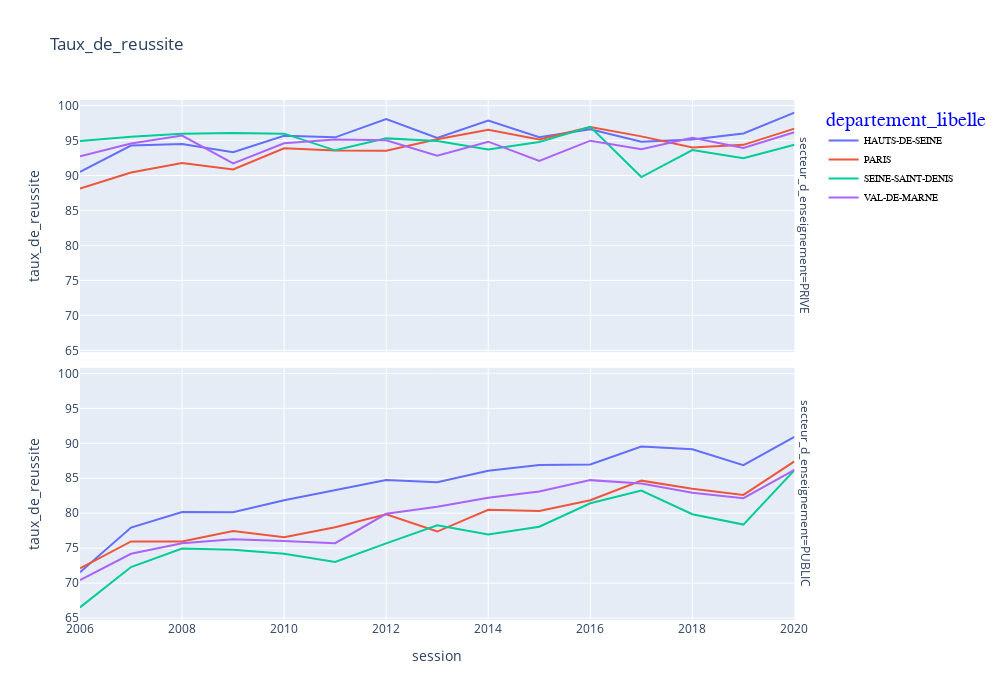

The cell this chart's notebook holds for it:
### Code cell
fig = px.line(df1_brevet.groupby(['session','departement_libelle','secteur_d_enseignement'])['taux_de_reussite'].mean().reset_index(), x="session", y="taux_de_reussite", color="departement_libelle",facet_row="secteur_d_enseignement", title='Taux_de_reussite', width=1000, height=700)
fig.update_layout(legend =dict(font = dict(family = "Courier", size = 10, color = "black")),
                  legend_title = dict(font = dict(size = 20, color = "blue")))
fig.show()

### Figure 1 — Plotly figure (JSON) as saved in the notebook; plotly's stock layout.template omitted (floating-point values rounded to 4 significant figures)
{"data": [{"hovertemplate": "departement_libelle=HAUTS-DE-SEINE<br>secteur_d_enseignement=PRIVE<br>session=%{x}<br>taux_de_reussite=%{y}<extra></extra>", "legendgroup": "HAUTS-DE-SEINE", "line": {"color": "#636efa", "dash": "solid"}, "marker": {"symbol": "circle"}, "mode": "lines", "name": "HAUTS-DE-SEINE", "orientation": "v", "showlegend": true, "type": "scatter", "x": [2006, 2007, 2008, 2009, 2010, 2011, 2012, 2013, 2014, 2015, 2016, 2017, 2018, 2019, 2020], "xaxis": "x2", "y": [90.53, 94.28, 94.52, 93.33, 95.7, 95.46, 98.08, 95.36, 97.86, 95.47, 96.61, 94.82, 95.15, 96.02, 99.0], "yaxis": "y2"}, {"hovertemplate": "departement_libelle=HAUTS-DE-SEINE<br>secteur_d_enseignement=PUBLIC<br>session=%{x}<br>taux_de_reussite=%{y}<extra></extra>", "legendgroup": "HAUTS-DE-SEINE", "line": {"color": "#636efa", "dash": "solid"}, "marker": {"symbol": "circle"}, "mode": "lines", "name": "HAUTS-DE-SEINE", "orientation": "v", "showlegend": false, "type": "scatter", "x": [2006, 2007, 2008, 2009, 2010, 2011, 2012, 2013, 2014, 2015, 2016, 2017, 2018, 2019, 2020], "xaxis": "x", "y": [71.56, 77.94, 80.16, 80.14, 81.86, 83.3, 84.75, 84.43, 86.09, 86.9, 86.96, 89.54, 89.15, 86.89, 90.93], "yaxis": "y"}, {"hovertemplate": "departement_libelle=PARIS<br>secteur_d_enseignement=PRIVE<br>session=%{x}<br>taux_de_reussite=%{y}<extra></extra>", "legendgroup": "PARIS", "line": {"color": "#EF553B", "dash": "solid"}, "marker": {"symbol": "circle"}, "mode": "lines", "name": "PARIS", "orientation": "v", "showlegend": true, "type": "scatter", "x": [2006, 2007, 2008, 2009, 2010, 2011, 2012, 2013, 2014, 2015, 2016, 2017, 2018, 2019, 2020], "xaxis": "x2", "y": [88.12, 90.43, 91.79, 90.86, 93.89, 93.58, 93.54, 95.19, 96.53, 95.16, 96.95, 95.6, 94.02, 94.38, 96.7], "yaxis": "y2"}, {"hovertemplate": "departement_libelle=PARIS<br>secteur_d_enseignement=PUBLIC<br>session=%{x}<br>taux_de_reussite=%{y}<extra></extra>", "legendgroup": "PARIS", "line": {"color": "#EF553B", "dash": "solid"}, "marker": {"symbol": "circle"}, "mode": "lines", "name": "PARIS", "orientation": "v", "showlegend": false, "type": "scatter", "x": [2006, 2007, 2008, 2009, 2010, 2011, 2012, 2013, 2014, 2015, 2016, 2017, 2018, 2019, 2020], "xaxis": "x", "y": [72.12, 75.97, 75.95, 77.47, 76.56, 78.0, 79.84, 77.38, 80.48, 80.31, 81.87, 84.66, 83.5, 82.63, 87.43], "yaxis": "y"}, {"hovertemplate": "departement_libelle=SEINE-SAINT-DENIS<br>secteur_d_enseignement=PRIVE<br>session=%{x}<br>taux_de_reussite=%{y}<extra></extra>", "legendgroup": "SEINE-SAINT-DENIS", "line": {"color": "#00cc96", "dash": "solid"}, "marker": {"symbol": "circle"}, "mode": "lines", "name": "SEINE-SAINT-DENIS", "orientation": "v", "showlegend": true, "type": "scatter", "x": [2006, 2007, 2008, 2009, 2010, 2011, 2012, 2013, 2014, 2015, 2016, 2017, 2018, 2019, 2020], "xaxis": "x2", "y": [94.93, 95.55, 95.98, 96.08, 95.99, 93.6, 95.31, 94.94, 93.71, 94.78, 96.96, 89.78, 93.64, 92.47, 94.4], "yaxis": "y2"}, {"hovertemplate": "departement_libelle=SEINE-SAINT-DENIS<br>secteur_d_enseignement=PUBLIC<br>session=%{x}<br>taux_de_reussite=%{y}<extra></extra>", "legendgroup": "SEINE-SAINT-DENIS", "line": {"color": "#00cc96", "dash": "solid"}, "marker": {"symbol": "circle"}, "mode": "lines", "name": "SEINE-SAINT-DENIS", "orientation": "v", "showlegend": false, "type": "scatter", "x": [2006, 2007, 2008, 2009, 2010, 2011, 2012, 2013, 2014, 2015, 2016, 2017, 2018, 2019, 2020], "xaxis": "x", "y": [66.53, 72.31, 74.96, 74.79, 74.22, 73.04, 75.69, 78.28, 76.95, 78.06, 81.43, 83.26, 79.86, 78.37, 86.16], "yaxis": "y"}, {"hovertemplate": "departement_libelle=VAL-DE-MARNE<br>secteur_d_enseignement=PRIVE<br>session=%{x}<br>taux_de_reussite=%{y}<extra></extra>", "legendgroup": "VAL-DE-MARNE", "line": {"color": "#ab63fa", "dash": "solid"}, "marker": {"symbol": "circle"}, "mode": "lines", "name": "VAL-DE-MARNE", "orientation": "v", "showlegend": true, "type": "scatter", "x": [2006, 2007, 2008, 2009, 2010, 2011, 2012, 2013, 2014, 2015, 2016, 2017, 2018, 2019, 2020], "xaxis": "x2", "y": [92.75, 94.59, 95.72, 91.74, 94.62, 95.17, 95.03, 92.84, 94.84, 92.09, 94.98, 93.76, 95.38, 93.95, 96.19], "yaxis": "y2"}, {"hovertemplate": "departement_libelle=VAL-DE-MARNE<br>secteur_d_enseignement=PUBLIC<br>session=%{x}<br>taux_de_reussite=%{y}<extra></extra>", "legendgroup": "VAL-DE-MARNE", "line": {"color": "#ab63fa", "dash": "solid"}, "marker": {"symbol": "circle"}, "mode": "lines", "name": "VAL-DE-MARNE", "orientation": "v", "showlegend": false, "type": "scatter", "x": [2006, 2007, 2008, 2009, 2010, 2011, 2012, 2013, 2014, 2015, 2016, 2017, 2018, 2019, 2020], "xaxis": "x", "y": [70.45, 74.2, 75.71, 76.29, 76.03, 75.71, 79.91, 80.92, 82.22, 83.11, 84.74, 84.24, 82.92, 82.14, 86.18], "yaxis": "y"}], "layout": {"annotations": [{"font": {}, "showarrow": false, "text": "secteur_d_enseignement=PUBLIC", "textangle": 90, "x": 0.98, "xanchor": "left", "xref": "paper", "y": 0.2425, "yanchor": "middle", "yref": "paper"}, {"font": {}, "showarrow": false, "text": "secteur_d_enseignement=PRIVE", "textangle": 90, "x": 0.98, "xanchor": "left", "xref": "paper", "y": 0.7575, "yanchor": "middle", "yref": "paper"}], "height": 700, "legend": {"font": {"color": "black", "family": "Courier", "size": 10}, "title": {"font": {"color": "blue", "size": 20}, "text": "departement_libelle"}, "tracegroupgap": 0}, "title": {"text": "Taux_de_reussite"}, "width": 1000, "xaxis": {"anchor": "y", "domain": [0, 0.98], "title": {"text": "session"}}, "xaxis2": {"anchor": "y2", "domain": [0, 0.98], "matches": "x", "showticklabels": false}, "yaxis": {"anchor": "x", "domain": [0, 0.485], "title": {"text": "taux_de_reussite"}}, "yaxis2": {"anchor": "x2", "domain": [0.515, 1], "matches": "y", "title": {"text": "taux_de_reussite"}}}}
